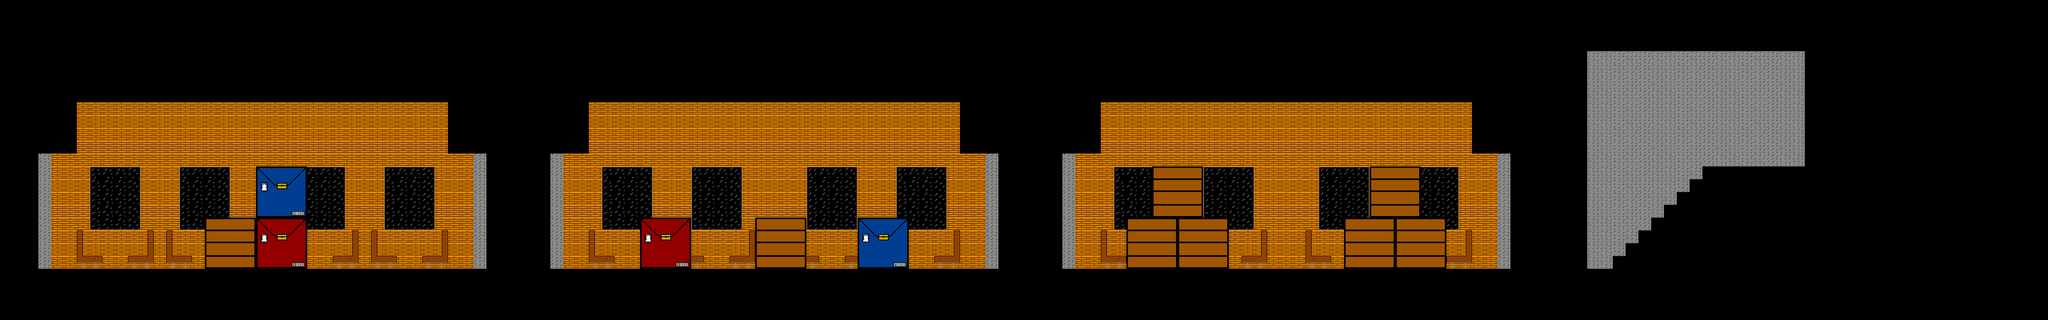

Tiled map render using the project's own tile images. Description and the map definition, with tile-layer contents summarised, below:
An orthogonal 160x25 tile map with 32x32 px tiles, 3 tile layers (CollisionLayer, WallLayer, BoxLayer), 3 tilesets and 49 objects (Moonshine 1, Moonshine 2, Moonshine 3).

<map version="1.2" tiledversion="1.2.4" orientation="orthogonal" renderorder="right-down" width="160" height="25" tilewidth="32" tileheight="32" infinite="0" nextlayerid="15" nextobjectid="156">
 <tileset firstgid="1" source="2DGames_TilesheetV3.1(PNG).tsx" />
 <tileset firstgid="32" source="boxObjects(PNG).tsx" />
 <tileset firstgid="38" source="PowerUps.tsx" />
 <layer id="1" name="CollisionLayer" width="160" height="25">
  <data>[4000 cells, 943 non-empty, 1 distinct tile ids]</data>
 </layer>
 <layer id="2" name="WallLayer" width="160" height="25">
  <data>[4000 cells, 1490 non-empty, 19 distinct tile ids]</data>
 </layer>
 <layer id="7" name="BoxLayer" width="160" height="25">
  <data>[4000 cells, 12 non-empty, 3 distinct tile ids]</data>
 </layer>
 <objectgroup id="12" name="PowerUps">
  <object id="104" name="Moonshine 1" gid="38" x="863.333" y="650.667" width="96" height="96" />
  <object id="105" name="Moonshine 2" gid="38" x="1920" y="510.667" width="96" height="96" />
  <object id="106" name="Moonshine 3" gid="38" x="3169.33" y="639.333" width="96" height="96" />
  <object id="154" gid="39" x="640" y="418" width="128" height="128" />
  <object id="155" gid="41" x="1224" y="666" width="128" height="128" />
 </objectgroup>
 <objectgroup id="14" name="physics">
  <object id="107" x="0" y="672.5" width="4040" height="31.5" />
  <object id="109" x="96.6667" y="352.667" width="94.6667" height="29.3333" />
  <object id="110" x="1120.5" y="353" width="95.3333" height="30.6667" />
  <object id="111" x="159.333" y="225.333" width="992" height="29.3333" />
  <object id="112" x="192.667" y="193.333" width="926.667" height="29.3333" />
  <object id="113" x="224.667" y="161.333" width="864" height="29.3333" />
  <object id="115" x="160" y="255" width="33" height="97.5" />
  <object id="116" x="1119.33" y="255" width="33" height="97.5" />
  <object id="117" x="2401" y="352" width="95.3333" height="30.6667" />
  <object id="118" x="1377.17" y="351.667" width="94.6667" height="29.3333" />
  <object id="119" x="2399.83" y="254" width="33" height="97.5" />
  <object id="120" x="1440.5" y="254" width="33" height="97.5" />
  <object id="121" x="1439.83" y="224.333" width="992" height="29.3333" />
  <object id="122" x="1473.17" y="192.333" width="926.667" height="29.3333" />
  <object id="123" x="1505.17" y="160.333" width="864" height="29.3333" />
  <object id="124" x="3680.62" y="352.53" width="95.3333" height="30.6667" />
  <object id="125" x="2656.79" y="352.197" width="94.6667" height="29.3333" />
  <object id="126" x="3679.45" y="254.53" width="33" height="97.5" />
  <object id="127" x="2720.12" y="254.53" width="33" height="97.5" />
  <object id="128" x="2719.45" y="224.864" width="992" height="29.3333" />
  <object id="129" x="2752.79" y="192.864" width="926.667" height="29.3333" />
  <object id="130" x="2784.79" y="160.864" width="864" height="29.3333" />
  <object id="131" x="4032" y="640" width="68" height="31.3333" />
  <object id="132" x="4064" y="608" width="68" height="31.3333" />
  <object id="133" x="4127.75" y="544.25" width="68" height="31.3333" />
  <object id="134" x="4095.75" y="576.25" width="68" height="31.3333" />
  <object id="135" x="4192.42" y="480.25" width="68" height="31.3333" />
  <object id="136" x="4160.42" y="512.25" width="68" height="31.3333" />
  <object id="137" x="4255.92" y="416.25" width="300" height="31.3333" />
  <object id="138" x="4223.92" y="448.25" width="68" height="31.3333" />
  <object id="139" x="4512" y="96" width="32" height="317.333" />
  <object id="141" x="3967.73" y="96.1818" width="544.091" height="31.8182" />
  <object id="142" x="512" y="544" width="127.5" height="127" />
  <object id="143" x="640.5" y="544" width="127.5" height="127" />
  <object id="144" x="640" y="416" width="127.5" height="127" />
  <object id="145" x="1600" y="544.667" width="127.5" height="127" />
  <object id="146" x="1888" y="544.667" width="127.5" height="127" />
  <object id="147" x="2144.67" y="544.667" width="127.5" height="127" />
  <object id="148" x="2816.67" y="545.333" width="127.5" height="127" />
  <object id="149" x="2944.67" y="545.333" width="127.5" height="127" />
  <object id="150" x="2880.17" y="416.833" width="127.5" height="127" />
  <object id="151" x="3488.17" y="545.333" width="127.5" height="127" />
  <object id="152" x="3360.17" y="545.333" width="127.5" height="127" />
  <object id="153" x="3423.67" y="416.833" width="127.5" height="127" />
 </objectgroup>
</map>
